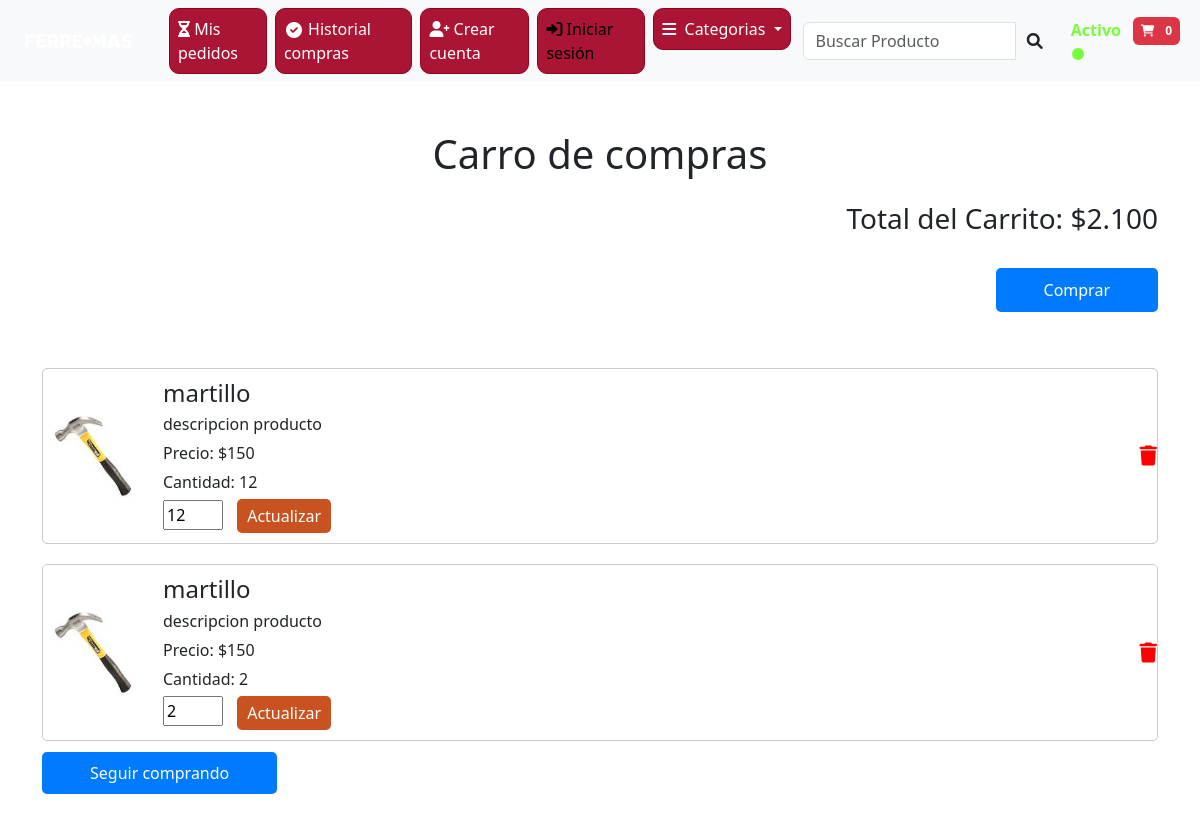
/carro_compra/ (signed in), run on an earlier commit of the app's database.
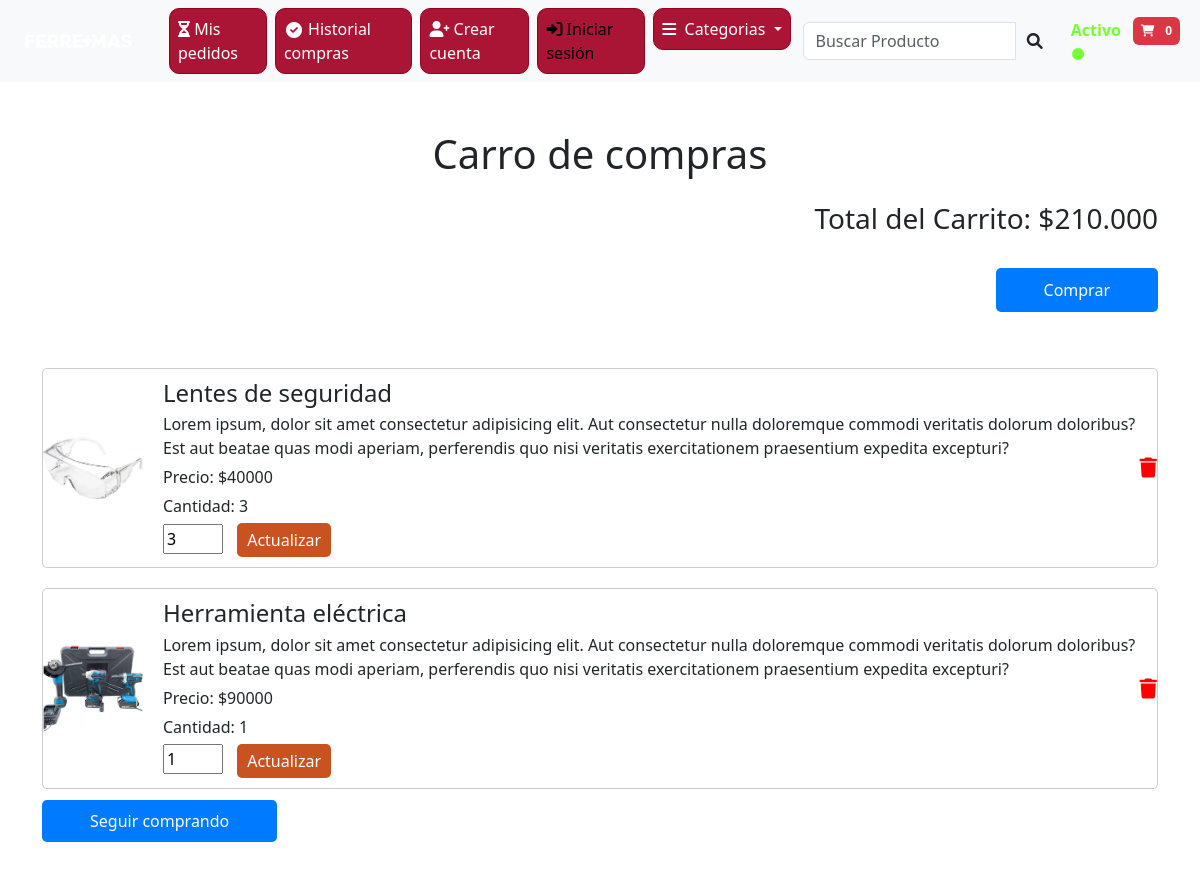
And on a later commit of the database.
### store/models.py (models this page shows, shortened)
class ElementoCarrito(models.Model):
    carrito = models.ForeignKey(Carrito, on_delete=models.CASCADE)
    producto = models.ForeignKey(Producto, on_delete=models.CASCADE)
    cantidad = models.PositiveIntegerField(default=1)

class Producto(models.Model):
    nombre_producto = models.CharField(max_length=50)#falto modelo pero no importa
    descripcion_producto = models.TextField()
    precio_producto = models.IntegerField()
    cantidad_producto = models.IntegerField(default=0)
    creacion_producto = models.DateTimeField(default=timezone.now)
    imagen_producto = models.ImageField(upload_to='producto/', null=True, blank=True)
    id_categoria = models.ForeignKey(Categorias, on_delete=models.CASCADE, default=0)
    codigo_producto = models.CharField(max_length=10, unique=True, editable=False, blank=True)

### store/views.py (the view, shortened to what this page needs)
# urls.py: path('carro_compra/', views.carro_compra, name='carro_compra'),
@login_required
def carro_compra(request):
    user = request.user
    if user.is_active:
        estado = 'usuarioAutenticado'
    else:
        estado = 'false'
    carrito = get_object_or_404(Carrito, usuario=request.user)
    elementos = ElementoCarrito.objects.filter(carrito=carrito)
    total_carrito = 0
    for elemento in elementos:
        elemento.total = elemento.producto.precio_producto * elemento.cantidad
        total_carrito += elemento.total
    descuento_aplicado = 0
    total_carrito_con_descuento = total_carrito
    request.session['descuento_aplicado'] = descuento_aplicado
    request.session['total_carrito_con_descuento'] = total_carrito_con_descuento
    return render(request, 'carro_compra.html', {
        'elementos': elementos,
        'total_carrito': total_carrito,
        'total_carrito_con_descuento': total_carrito_con_descuento,
        'descuento_aplicado': descuento_aplicado,
        'estado':estado
    })

### store/templatetags/custom_filters.py (called while the page is built)
@register.filter
def currency(value):
    return f'{value:,.0f}'.replace(',', '.')

### store/templates/carro_compra.html (shortened to what this page needs)
{% load bootstrap5 %}
{% load static %}
{% load custom_filters %}
<!DOCTYPE html>
<html lang="es">
<head>
    {% bootstrap_css %}
    <link rel="stylesheet" href="https://cdnjs.cloudflare.com/ajax/libs/font-awesome/6.0.0-beta3/css/all.min.css">
    <link rel="stylesheet" href="{% static 'css/carro_compra-3.css' %}">
    <link rel="stylesheet" href="{% static 'css/nav.css' %}">
</head>
<body>
   <nav class="navbar navbar-expand-lg bg-body-tertiary">
    <div class="container-fluid">
      <div class="collapse navbar-collapse" id="navbarSupportedContent">
        <a class="navbar-brand mt-2 mt-lg-0" href="{% url 'home' %}">
          <img src="{% static  'images/logo-ferremas.png' %}" height="40" alt="MDB Logo" loading="lazy" />
        </a>
        <ul class="navbar-nav me-auto mb-2 mb-lg-0">
          <li class="nav-item">
            <a class="link-diseño-nav nav-link" href="{% url 'Pedidos_pendientes' %}">
              <i class="fas fa-hourglass-half"></i>
              Mis pedidos
            </a>
          </li>
          <li class="nav-item">
            <a class="link-diseño-nav nav-link" href="{% url 'compras_usuario' %}">
              <i class="nav-icons fas fa-check-circle"></i>
              Historial compras
            </a>
          </li>
          <li class="nav-item">
            <a class="link-diseño-nav nav-link" href="{% url 'registro' %}">
              <i class="fas fa-user-plus"></i>
              Crear cuenta
            </a>
          </li>
          <li class="nav-item">
            <a class="link-diseño-nav nav-link active" aria-current="page" href="{% url 'inicio_sesion' %}">
              <i class="fas fa-sign-in-alt"></i>
              Iniciar sesión
            </a>
          </li>
          <li class="nav-item dropdown">
            <a class="link-diseño-nav nav-link dropdown-toggle" href="#" id="navbarDropdownMenuLink" role="button"
              data-bs-toggle="dropdown" aria-expanded="false">
              <i class="fas fa-bars me-1"></i> Categorias
            </a>
          </li>
        </ul>
      </div>
      <div class="d-flex align-items-center">
        <nav class="navbar bg-body-tertiary">
          <div class="container-fluid">
            <form class="d-flex input-group w-auto">
              <input type="search" class="form-control" placeholder="Buscar Producto" aria-label="Search"
                aria-describedby="search-addon" />
              <span class="input-group-text border-0" id="search-addon">
                <i class="fas fa-search"></i>
              </span>
            </form>
          </div>
        </nav>
        <ul class="navbar-nav">
          <li class="nav-item mx-1">
            {% if estado == 'usuarioAutenticado' %}
            <p class="nav-autenticacion-1">
              <b>Activo ●</b>
            </p>
            {% else %}
            <p class=" nav-autenticacion-2">
              <b>Sin cuenta ●</b>
            </p>
            {% endif %}
          </li>
          <li class="nav-item">
            <a class="nav-link" href="{% url 'carro_compra' %}">
              <span class="cantidad-carro-nav badge badge-pill bg-danger py-2">
                <i class="fas fa-shopping-cart me-2"></i>
                0</span>
            </a>
          </li>
        </ul>
      </div>
    </div>
  </nav>
    <br><br>
    <div class="container">
        <h1 class="mx-auto text-center">Carro de compras</h1>
        <h3 class="my-4 text-end">
            <span>Total del Carrito: ${{ total_carrito|currency }}</span>
        </h3>
        <div class="d-flex">
            {% if elementos|length > 0 %}
          <a href="{% url 'metodo_envio' %}" class="btn-comprar ms-auto my-2 px-5">Comprar</a>
            {% else %}
          <button class="btn-comprar ms-auto my-2 px-5" disabled style="opacity: 0.5; cursor: not-allowed;">Comprar</button>
            {% endif %}
        </div>
        <br><br>
        <ul class="carrito-lista">
            {% for elemento in elementos %}
                <li class="carrito-item">
                    <img src="{{ elemento.producto.imagen_producto.url }}" class="card-img-top productoIMG" alt="{{ elemento.producto.nombre_producto }}">
                    <div class="product-details">
                        <h3>{{ elemento.producto.nombre_producto }}</h3>
                        <p>{{ elemento.producto.descripcion_producto }}</p>
                        <p>Precio: ${{ elemento.producto.precio_producto }}</p>
                        <p>Cantidad: {{ elemento.cantidad }}</p>
                        <form method="post" action="{% url 'modificar_cantidad_carrito' elemento.id %}">
                            <input type="number" id="cantidad" name="cantidad" value="{{ elemento.cantidad }}" min="1" required>
                            <button class="btn" type="submit">Actualizar</button>
                        </form>
                    </div>
                    <a href="{% url 'eliminar_del_carrito' elemento.id %}" class="eliminar">
                        <i class="fa fa-trash"></i>
                    </a>
                </li>
            {% endfor %}
        </ul>
        <a href="/" class="btn-comprar me-auto px-5">Seguir comprando</a>
        <br><br><br>
    </div>
</body>
</html>

### store/static/css/carro_compra-3.css (style rules this page uses)
.btn-comprar { background-color: #c85321; color: white; border-radius: 5px; padding: 10px 20px; text-decoration: none; }
.eliminar { color: red; font-size: 20px; }
.carrito-lista { list-style-type: none; padding: 0; }
.carrito-item { display: flex; justify-content: space-between; align-items: center; margin-bottom: 20px; border: 1px solid #ccc; padding: 10px; border-radius: 5px; }
.product-details { flex-grow: 1; margin-left: 20px; }
.product-details h3 { margin: 0; font-size: 1.5em; }
.product-details p { margin: 5px 0; }
.product-details input[type="number"] { width: 60px; margin-right: 10px; }
.product-details button { background-color: #c85321; color: white; border: none; padding: 5px 10px; border-radius: 5px; }
.productoIMG { width: 100px; height: 100px; object-fit: cover; border-radius: 5px; }
.btn { background-color: #007bff; color: white; border-radius: 5px; padding: 10px 20px; text-decoration: none; }

### store/static/css/nav.css (style rules this page uses)
:root { --color-seleccion: rgb(203, 203, 203); --color-navbar: #191919; --Color-primario: #ab1535 ; --color-secundario: #8a102b; }
.navbar { background: linear-gradient(85deg, #8a102b ); background-color: #641414; }
.navbar-brand, .nav-item, .nav-link { color: white; }
.link-diseño-nav { background-color: #ab1535 ; border: 1px solid #940121; margin-left: 8px; border-radius: 10px; }
.nav-icons { position: relative; margin: 2px; top: 1px; }
.nav-autenticacion-1 { position: relative; top: 9px; color: #74ff39; cursor: default; }
.cantidad-carro-nav { position: relative; }

### store/templates/carro_compra.html (style rules this page uses)
.carrito-lista { list-style: none; padding: 0; margin: 0; }
.carrito-item { display: flex; align-items: center; justify-content: space-between; border-bottom: 1px solid #ccc; padding: 10px 0; }
.product-details { flex-grow: 1; margin-left: 20px; }
.productoIMG { width: 100px; height: auto; }
.btn-comprar { background-color: #007bff; color: white; border-radius: 5px; }

What changed in the data, as far as the page shows it:
removed ElementoCarrito: producto.imagen_producto (picture), producto.nombre_producto "martillo", producto.descripcion_producto "descripcion producto", producto.precio_producto "150", cantidad "12"
removed ElementoCarrito: producto.imagen_producto (picture), producto.nombre_producto "martillo", producto.descripcion_producto "descripcion producto", producto.precio_producto "150", cantidad "2"
added ElementoCarrito: producto.imagen_producto (picture), producto.nombre_producto "Lentes de seguridad", producto.descripcion_producto "Lorem ipsum, dolor sit amet consectetur adipisicing elit. Aut consectetur nulla doloremque commodi veritatis dolorum doloribus? Est aut beatae quas modi aperiam, perferendis quo nisi veritatis exercitationem praesentium expedita excepturi?", producto.precio_producto "40000", cantidad "3"
added ElementoCarrito: producto.imagen_producto (picture), producto.nombre_producto "Herramienta eléctrica", producto.descripcion_producto "Lorem ipsum, dolor sit amet consectetur adipisicing elit. Aut consectetur nulla doloremque commodi veritatis dolorum doloribus? Est aut beatae quas modi aperiam, perferendis quo nisi veritatis exercitationem praesentium expedita excepturi?", producto.precio_producto "90000", cantidad "1"
Also different on the page:
{{ total_carrito|currency }}: "2.100" → "210.000"
